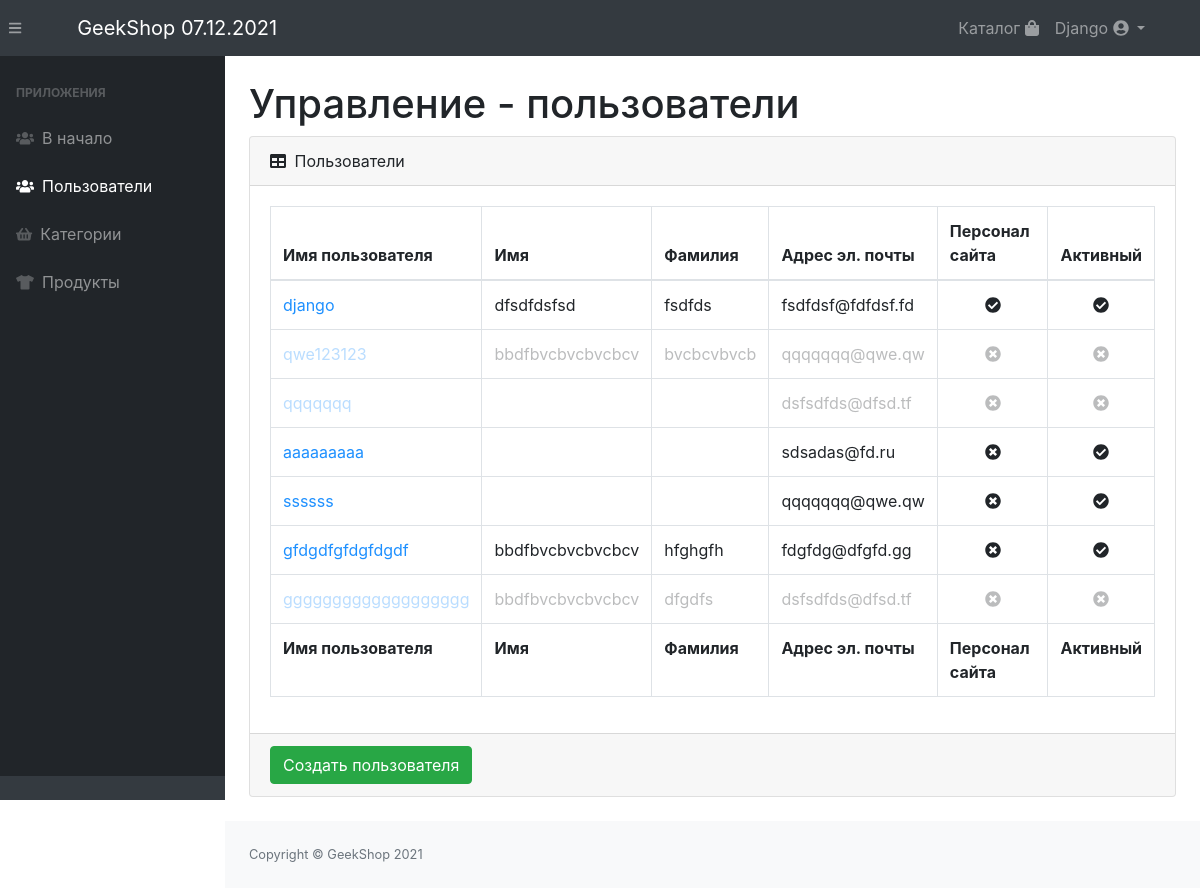
Page /auth/admin/users/ (signed in) on the earlier database version.
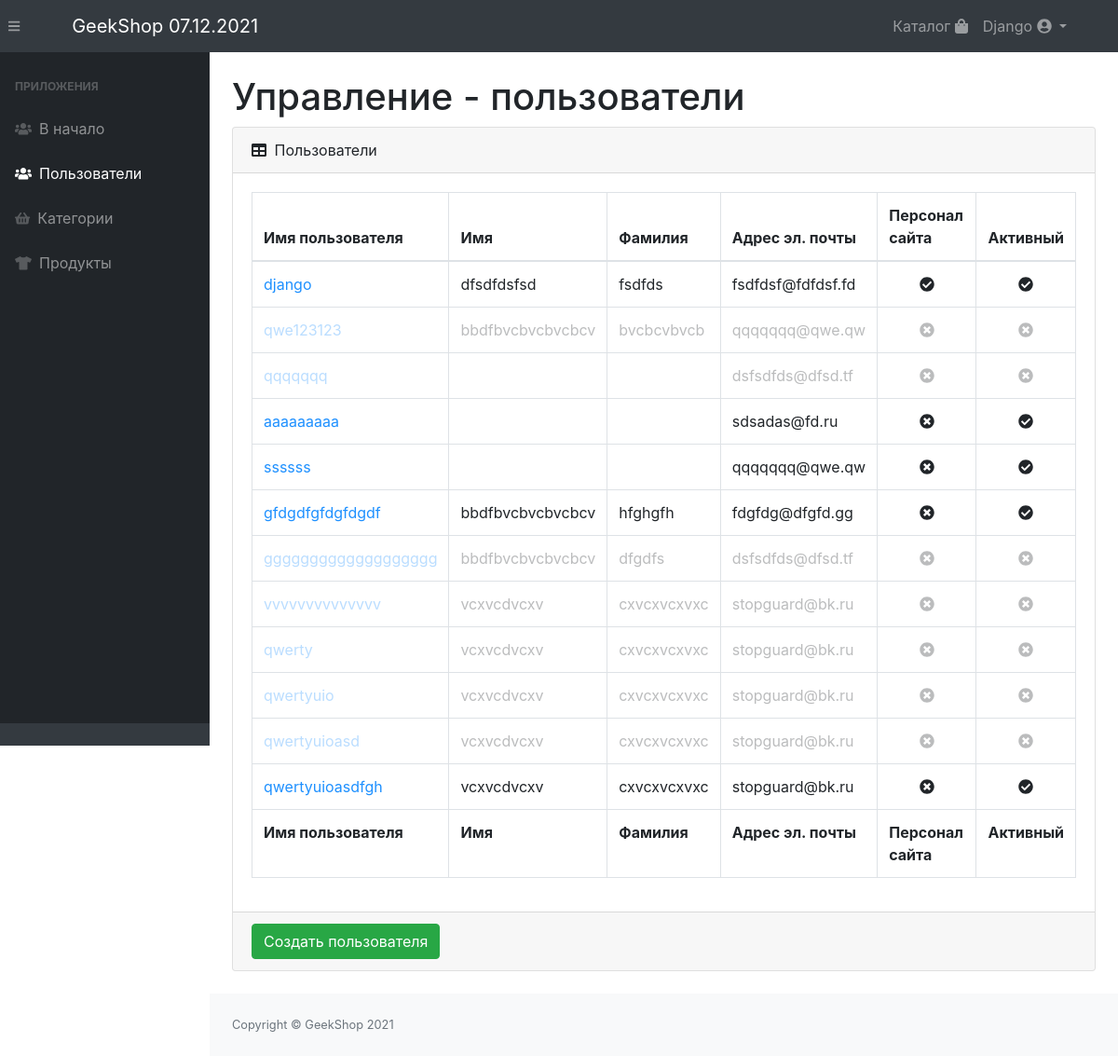
Same page on the later database version.
### authapp/models.py (models this page shows, shortened)
class ShopUser(AbstractUser):
    avatar = models.ImageField(upload_to='users_avatars', blank=True)
    age = models.IntegerField('Возраст', default=18)
    activation_key = models.CharField(max_length=128, blank=True)

### adminapp/views.py (the view)
# urls.py: path('users/', adminapp.users, name='users'),
@user_passes_test(lambda user: user.is_superuser)
def users(request):
    users_list = get_user_model().objects.all()
    context = {
        'page_title': 'Управление - пользователи',
        'users': users_list
    }
    return render(request, 'adminapp/users/users.html', context)

### products/context_processors.py (called while the page is built)
def today(request):
    return {'today': datetime.now(), }

### adminapp/templates/adminapp/users/users.html (shortened to what this page needs)
{% extends 'adminapp/index.html' %}
{% load static %}
{% block admin_content %}
    <div class="card mb-4">
        <div class="card-header">
            <i class="fas fa-table mr-1"></i>
            Пользователи
        </div>
        <div class="card-body">
            <div class="table-responsive">
                <table class="table table-bordered" id="dataTable" width="100%" cellspacing="0">
                    <thead>
                    <tr>
                        <th>Имя пользователя</th>
                        <th>Имя</th>
                        <th>Фамилия</th>
                        <th>Адрес эл. почты</th>
                        <th>Персонал сайта</th>
                        <th>Активный</th>
                    </tr>
                    </thead>
                    <tfoot>
                    <tr>
                        <th>Имя пользователя</th>
                        <th>Имя</th>
                        <th>Фамилия</th>
                        <th>Адрес эл. почты</th>
                        <th>Персонал сайта</th>
                        <th>Активный</th>
                    </tr>
                    </tfoot>
                    <tbody>
                    {% for item in users %}
                        <tr style="{% if not item.is_active %}opacity: 0.3{% endif %}">
                            <td>
                                <a href="{% url 'auth_admin:user_edit' item.id %}" style="color: dodgerblue">
                                    {{ item.username }}
                                </a>
                            </td>
                            <td>{{ item.first_name }}</td>
                            <td>{{ item.last_name }}</td>
                            <td>{{ item.email }}</td>
                            <td class="text-center">
                                <i class="fas fa-{% if item.is_staff %}check{% else %}times{% endif %}-circle"></i>
                            </td>
                            <td class="text-center">
                                <i class="fas fa-{% if item.is_active %}check{% else %}times{% endif %}-circle"></i>
                            </td>
                        </tr>
                    {% endfor %}
                    </tbody>
                </table>
            </div>
        </div>
        <div class="card-footer">
            <a href="{% url 'auth_admin:user_create' %}">
                <button class="btn btn-success">Создать пользователя</button>
            </a>
        </div>
    </div>
{% endblock %}

### templates/includes/navbar.html (shortened to what this page needs)
<div class="container">
    <a class="navbar-brand" href="{% url 'products:index' %}">GeekShop {{ today|date:"d.m.Y" }}</a>
    <div class="collapse navbar-collapse" id="navbarResponsive">
        <ul class="navbar-nav ml-auto">
            <li class="nav-item">
                <a class="nav-link"
                   href="{% url 'products:products' %}">
                    Каталог
                    <i class="fas fa-shopping-bag"></i>
                </a>
            </li>
            {% if user.is_authenticated %}
                <li class="nav-item dropdown">
                    <a class="dropdown-toggle nav-link" href="#" data-toggle="dropdown">
                        {{ user.username|title }}
                        <i class="fas fa-user-circle"></i>
                    </a>
                </li>
            {% else %}
                <li class="nav-item">
                    <a class="nav-link" href="{% url 'auth:login' %}">Войти <i class="fas fa-sign-in-alt"></i></a>
                </li>
            {% endif %}
        </ul>
    </div>
</div>

Differences in the rows shown:
added ShopUser: username "vvvvvvvvvvvvvv", first_name "vcxvcdvcxv", last_name "cxvcxvcxvxc", email "stopguard@bk.ru", is_staff False (drawn), is_active False (drawn)
added ShopUser: username "qwerty", first_name "vcxvcdvcxv", last_name "cxvcxvcxvxc", email "stopguard@bk.ru", is_staff False (drawn), is_active False (drawn)
added ShopUser: username "qwertyuio", first_name "vcxvcdvcxv", last_name "cxvcxvcxvxc", email "stopguard@bk.ru", is_staff False (drawn), is_active False (drawn)
added ShopUser: username "qwertyuioasd", first_name "vcxvcdvcxv", last_name "cxvcxvcxvxc", email "stopguard@bk.ru", is_staff False (drawn), is_active False (drawn)
added ShopUser: username "qwertyuioasdfgh", first_name "vcxvcdvcxv", last_name "cxvcxvcxvxc", email "stopguard@bk.ru", is_staff False (drawn), is_active True (drawn)
